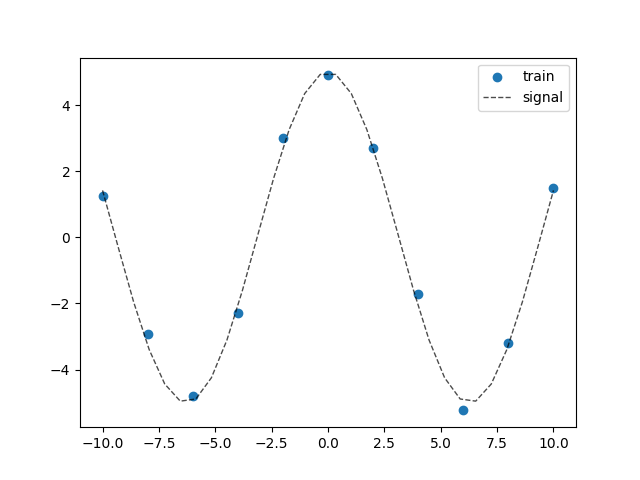

Recreate this plot in Python.
import numpy as np
import matplotlib.pyplot as plt 

from nngp import NNGP

L = 20
n_training = 11
n_test = 30
sigma_w_2 = 2
sigma_b_2 = 1
sigma_eps = 0.2

def signal(x):
    return 5*np.cos(0.5*x)
    # t1 = 20
    # t2 = - 20 * np.exp(- 0.2 * np.sqrt(1.0 / len(x) * np.sum(x ** 2)))
    # t3 = np.e
    # t4 = - np.exp(1.0 / len(x) * np.sum(np.cos(2 * np.pi * x)))
    # return t1 + t2 + t3 + t4

training_data = np.linspace(-10, 10, n_training).reshape((n_training, 1))
training_output = signal(training_data)
training_targets = training_output + sigma_eps * np.random.randn(n_training, 1)

test_data = np.linspace(-10, 10, n_test).reshape(n_test, 1)

regression = NNGP(
    training_data,
    training_targets,
    test_data, L,
    sigma_b_2=sigma_b_2,
    sigma_w_2=sigma_w_2,
    sigma_eps_2=sigma_eps**2)

regression.train()

predictions, covariance = regression.predict()
variances = np.diag(covariance)

plt.scatter(training_data, training_targets, label='train')
plt.plot(test_data, signal(test_data), label='signal', ls='--', color='black', alpha=.7, lw=1)
# predictions = predictions.flatten()
# test_data = test_data.flatten()
# plt.errorbar(test_data, predictions, yerr=variances, color='red', label='prediction')
plt.legend()
plt.savefig('1D_regression')
